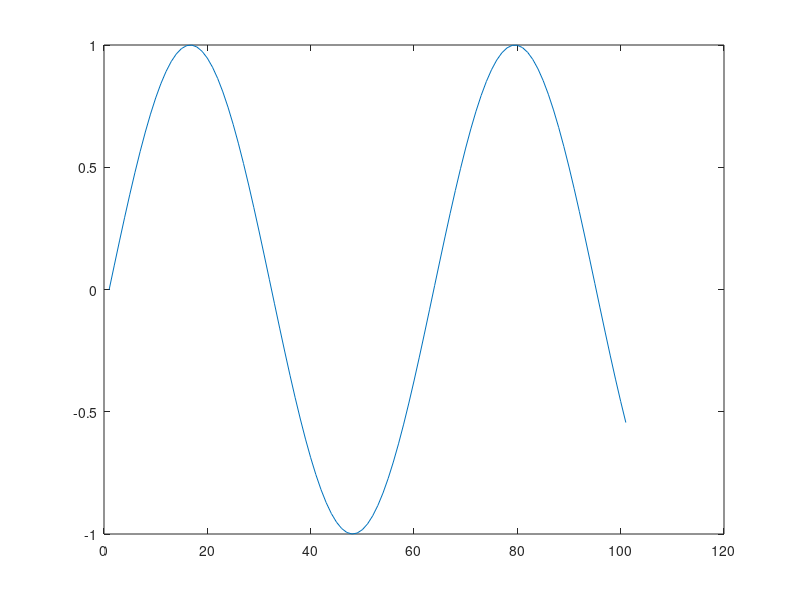
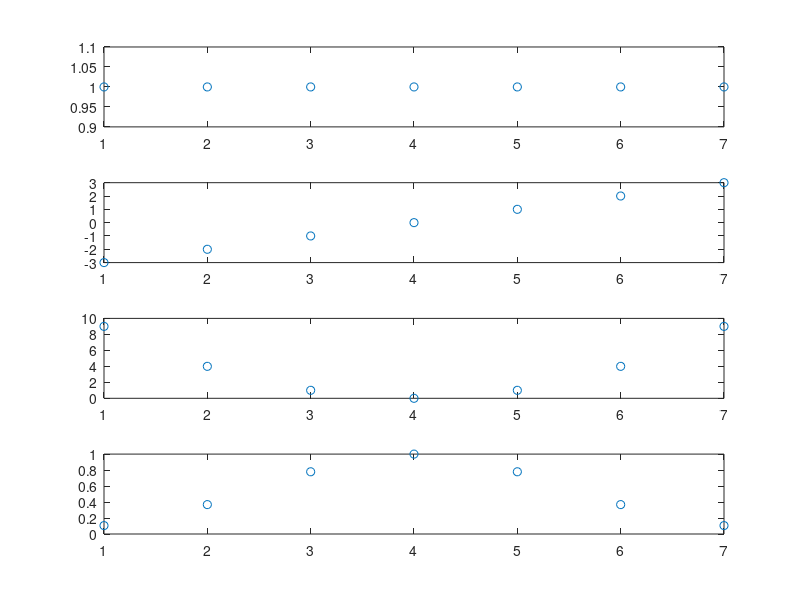
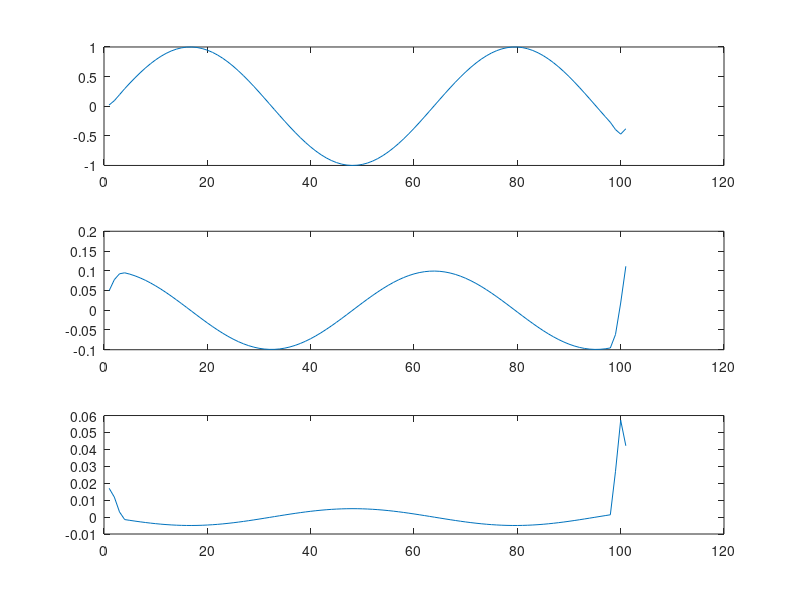
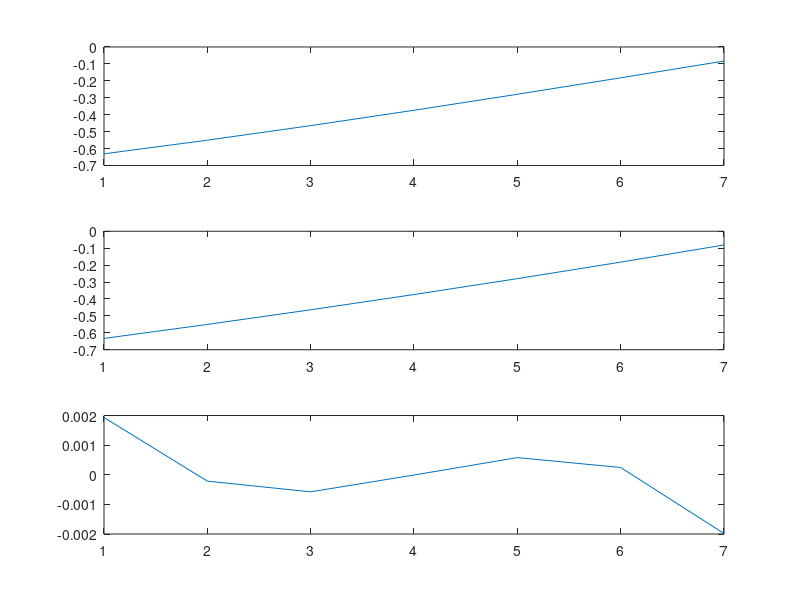

The MATLAB script that drew these images, in order: (Note: this script raises an error after producing the figures.)
clc;
close all;

%%P olynomial Expansion
k = 0:1:100;
s = sin(k/10);
figure(1);plot(s);

x = (-3: 3)';
b0 = ones(7, 1);
b1 = x;
b2 = x.^2;
figure(2);
subplot(4, 1, 1);plot(b0, 'o');
subplot(4, 1, 2);plot(b1, 'o');
subplot(4, 1, 3);plot(b2, 'o');

a = exp(-x.^2/4);
figure(2);
subplot(4, 1, 4);plot(a, 'o');

f0 = b0.*a; f0 = f0(end:-1:1);
f1 = b1.*a; f1 = f1(end:-1:1);
f2 = b2.*a; f2 = f2(end:-1:1);

h0 = conv(s, f0, 'same');
h1 = conv(s, f1, 'same');
h2 = conv(s, f2, 'same');

G0 = diag(a);
B = [b0 b1 b2];
G = B'*G0*B;
%{
Q: Is the basis orthonormal?
Answer:  No, the basis is not orthonormal. The weighted dot product
% of b0 and b2 is sum(a .* x.^2), which is positive. Since this dot
% product is not zero, b0 and b2 are not orthogonal.
%}


c = inv(G)*[h0;h1;h2];
figure(4);
subplot(3, 1, 1);plot(c(1,:));
subplot(3, 1, 2);plot(c(2,:));
subplot(3, 1, 3);plot(c(3,:));
%{
Q: The last three plots show the elements of the coordinate vector
c. Are they as expected? Hint: polynomial expansion is related to a Taylor
expansion of a function, as described in preparatory exercise 2. In what
way?
Answer: % Answer: Yes, away from the ends of the signal. The local quadratic
% fit c0 + c1*h + c2*h^2 has the same form as a second-order Taylor
% expansion. Here h is the offset from the center sample k.
%
% c(1,:) estimates the signal value       s(k)     = sin(k/10).
% c(2,:) estimates the first derivative   s'(k)    = 0.1*cos(k/10).
% c(3,:) estimates half the second derivative s''(k)/2 = -0.005*sin(k/10).
%
% These are approximate because the fit uses a window of nearby samples.
% Near the ends, convolution also uses zeros outside the signal, which
% can distort the coefficients.
%}

figure(5);
localsig = s(60-3:60+3);
reconsig = (B*c(:,60))';
diffsig = localsig - reconsig;
subplot(3, 1, 1);plot(localsig);
subplot(3, 1, 2);plot(reconsig);
subplot(3, 1, 3);plot(diffsig);
%{
Q: s the reconstructed signal very different or very similar to the
local signal? Explain why.
Answer: The reconstructed signal is very similar to the local signal.
% The sine wave is smooth, and over this short window a quadratic
% polynomial captures its value, slope, and curvature well. The small
% difference remains because the sine wave is not exactly quadratic.
%}


%% Uncertain Data
cert = double(rand(1,101)>0.2);
scert = s.*cert;
figure(6);plot(scert);

x = (-3: 3)';
b0 = ones(7, 1);
b1 = x;
b2 = x.^2;
%{
figure(7);
subplot(4, 1, 1);plot(b0, 'o');
subplot(4, 1, 2);plot(b1, 'o');
subplot(4, 1, 3);plot(b2, 'o');
%}

a = exp(-x.^2/4);
%figure(7);
%subplot(4, 1, 4);plot(a, 'o');

f0 = b0.*a; f0 = f0(end:-1:1);
f1 = b1.*a; f1 = f1(end:-1:1);
f2 = b2.*a; f2 = f2(end:-1:1);

h0 = conv(scert, f0, 'same');
h1 = conv(scert, f1, 'same');
h2 = conv(scert, f2, 'same');

G0 = diag(a);
B = [b0 b1 b2];
G = B'*G0*B;



c = inv(G)*[h0;h1;h2];
figure(7);
subplot(3, 1, 1);plot(c(1,:));
subplot(3, 1, 2);plot(c(2,:));
subplot(3, 1, 3);plot(c(3,:));


figure(8);
localsig = scert(60-3:60+3);
reconsig = (B*c(:,60))';
diffsig = localsig - reconsig;
subplot(3, 1, 1);plot(localsig);
subplot(3, 1, 2);plot(reconsig);
subplot(3, 1, 3);plot(diffsig);
%{
Q: In what way do the results change? Explain why.
Answer: The coefficient curves become less smooth, and the reconstructed
% signal can deviate more from the original sine wave. Missing samples are
% set to zero, but G0 still gives them their original weights. The fit
% therefore treats those zeros as real measurements. This can pull the
% fitted value toward zero and distort the estimated slope and curvature.
%}

h0 = conv(scert, f0, 'same');
h1 = conv(scert, h1, 'same');

G11 = conv(cert, f0, 'same');
G12 = conv(cert, f1, 'same');
G22 = conv(cert, f2, 'same');

detG = G11.*G22-G12.^2;
c0 = (G22.*h0-G12.*h1)./detG;
c1 = (-G12.*h0+G11.*h1)./detG; figure(9);
subplot(2, 1, 1);plot(c0);subplot(2, 1, 2);plot(c1);
%{
Q:How do you interpret the computations that are made for c0
and c1?
Answer: At each sample, we multiply the filter outputs [h0; h1]
% by the inverse of the local matrix G. This gives the coefficients
% of the fitted line c0 + c1*h, where h is the offset from the center.
% c0 estimates the signal value at the center, and c1 estimates how
% much the signal changes per sample. The certainty mask gives missing
% samples zero weight in the fit.

Q: Compare this result, (c0, c1), to the previous one where the
certainty function was not taken into account. What it is the difference?
Answer: 

Q: The signals c0 and c1 should not exhibit any border effects. In
the previous task you did get border effects when you computed coordinates
c0 and c1 (see figure 4). Explain this observation.
Answer: Near the ends, convolution pads the signal with zeros.
% In Figure 4, G was fixed and gave those padded positions the same
% weights as real samples, so the zeros distorted the fit.
% Now we compute G from cert at each position. Outside the signal,
% cert is also padded with zeros, so those positions get zero weight.
% The fit uses only the available samples, removing the distortion
% caused by treating the padded zeros as measurements.

Q: Modify the signal by removing a higher rate of the samples
(e.g. 50%) and see how this changes the result. How large rate of samples
can be removed without too much distortion in the measured coordinates
(c0, c1)?
Answer: For this sine wave and seven-sample window, about 30% random
% removal is a reasonable limit if we want estimates at almost every
% position. In my simulation, fewer than 1% of positions had no estimate
% at 30% removal, compared with about 7% at 50% removal.
%
% At 50%, c0 usually stays close to the sine wave where the fit is defined,
% but c1 is more sensitive to which samples are missing. If fewer than
% two samples are available in a window, we cannot fit a unique line.

%}

%% Normalised averaging of images
im = double(imread('Scalespace0.png'));
figure(10);colormap(gray);imagesc(im);

cert = double(rand(size(im)) > 0.6); imcert = im.*cert;
figure(11);colormap(gray); imagesc(imcert);

x = ones(7, 1)*(-3:3);
y = x';
a = exp(-(x.^2+y)/4);
figure(12);mesh(a);

imlp = conv2(imcert, a, 'same');
figure(13);colormap(gray);imagesc(imlp);
%{
Q: Did this solve the problem of missing pixels? Explain why.
Answer: Only partly. Low-pass filtering can give a missing pixel a
% value based on its neighbors, but it treats missing pixels as black
% because they were set to zero. This makes areas with many missing
% pixels too dark. Normalised averaging fixes this by dividing the
% weighted sum by the total weight of the available pixels.
%}

G = conv2(cert, a, 'same');
c = imlp./G;
rng(1);
r = rand(size(im));

missing = [60 60 60, 90 95 99, 90 90 90];
width   = [ 1  2  4,  2  2  2,  2  4  6];
radius  = [ 3  3  3,  3  3  3,  3  6  9];

figure(14); clf; colormap(gray);

for k = 1:9
    cert = double(r > missing(k)/100);
    imcert = im.*cert;

    [x, y] = meshgrid(-radius(k):radius(k));
    a = exp(-(x.^2+y.^2)/width(k)^2);

    imlp = conv2(imcert, a, 'same');
    G = conv2(cert, a, 'same');
    c = imlp./G;

    subplot(3,3,k);
    img = imagesc(c, [min(im(:)) max(im(:))]);
    set(img, 'AlphaData', ~isnan(c));
    axis image off;
    set(gca, 'Color', 'k');
    title(sprintf('%g%% missing, width %g\n%d x %d, %d NaNs', ...
        missing(k), width(k), size(a,1), size(a,2), nnz(isnan(c))));
end
%{
Q: Is this result better than before? Explain why?
Answer: Yes. Normalised averaging gives a better brightness estimate
% because it divides the weighted sum by the total weight of the known
% pixels. Missing pixels have zero weight, so they no longer pull the
% average toward black. The result can still look blurry because each
% estimate is an average of nearby pixels.

Q: Change the width of the applicability function to smaller or
larger values. What happens?
Answer: A narrower applicability function gives more weight to the
% closest pixels. This preserves edges and fine details better, but the
% estimate can be less reliable when the closest pixels are missing.
%
% A wider applicability function gives farther pixels more influence.
% This makes the estimate less sensitive to missing pixels nearby, but
% it can blur edges by averaging pixels from both sides.

Q: Increase the number of missing pixels. How large percentage
can be removed until you cannot see the picture in the reconstructed image?
Answer: It is some confirmation bias but it is very easy to distinguish the
picture with 90% of the pixels missing.


%}
